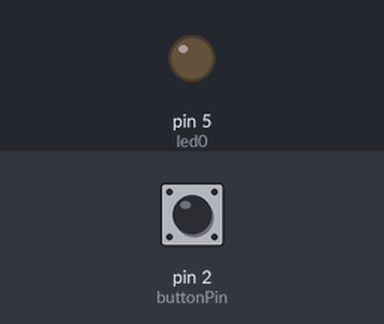
Bench run of a sketch on a simulated Arduino Uno, built with avr-gcc and run on an emulated ATmega328P. On the bench: output pins drawn as LEDs (lit = HIGH). The test bench sets the inputs (shaded band); at power-on: pin 2 (buttonPin) HIGH.

Above: at 1.2 s.
1.3 s: pin 2 (buttonPin) pulled LOW for 0.25 s
At 1.5 s:
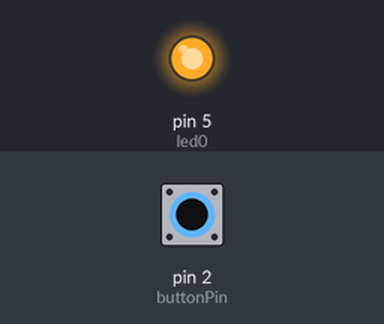
3.1 s: pin 2 (buttonPin) pulled LOW for 3.2 s
At 7.3 s:
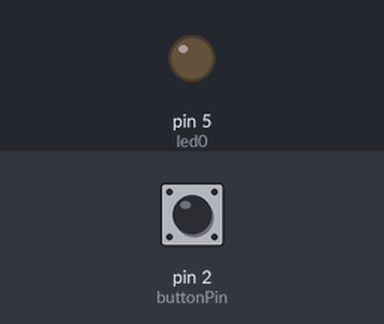
Timing chart, 0 to 8.8 s (numbered marks = the images above; inputs shaded):
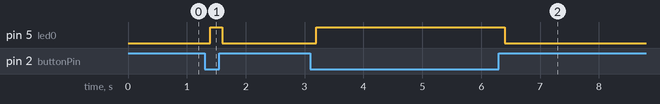

Measured:
- after the input at 1.3 s, pin 5 (led0): LOW → HIGH after 0.10 s, → LOW 0.20 s later
- after the input at 3.1 s, pin 5 (led0): LOW → HIGH after 0.10 s, → LOW 3.2 s later

The sketch:

Ex4.ino
```cpp
/**********************************************************************************
**                                                                               **
**                           on/off button control LED                           **
**                                                                               **
**********************************************************************************/


//********** Includes *************************************************************


//********** Variables ************************************************************
const byte led0 = 5;          // donar nom al pin 5 de l’Arduino
const byte buttonPin = 2;     // donar nom al pin 2 de l’Arduino
byte buttonState = 0;         // per guardar l’estat en que és troba el button


//********** Setup ****************************************************************
void setup()
{
  pinMode(led0, OUTPUT);     // definir el pin 5 com una sortida
  pinMode(buttonPin, INPUT_PULLUP); // definir el pin 2 com una entrada amb pull-up interna
}


//********** Loop *****************************************************************
void loop()
{
  buttonState = digitalRead(buttonPin);  // llegir l’estat del button i guardar-lo

  // Comprovar si el botó està premut
  if (buttonState == 0)
  {
    digitalWrite(led0, HIGH); // encendre el LED
  }
  else // Si el botó no està premut
  {
    digitalWrite(led0, LOW); // apagar el LED
  }

  delay(200);
}
```
